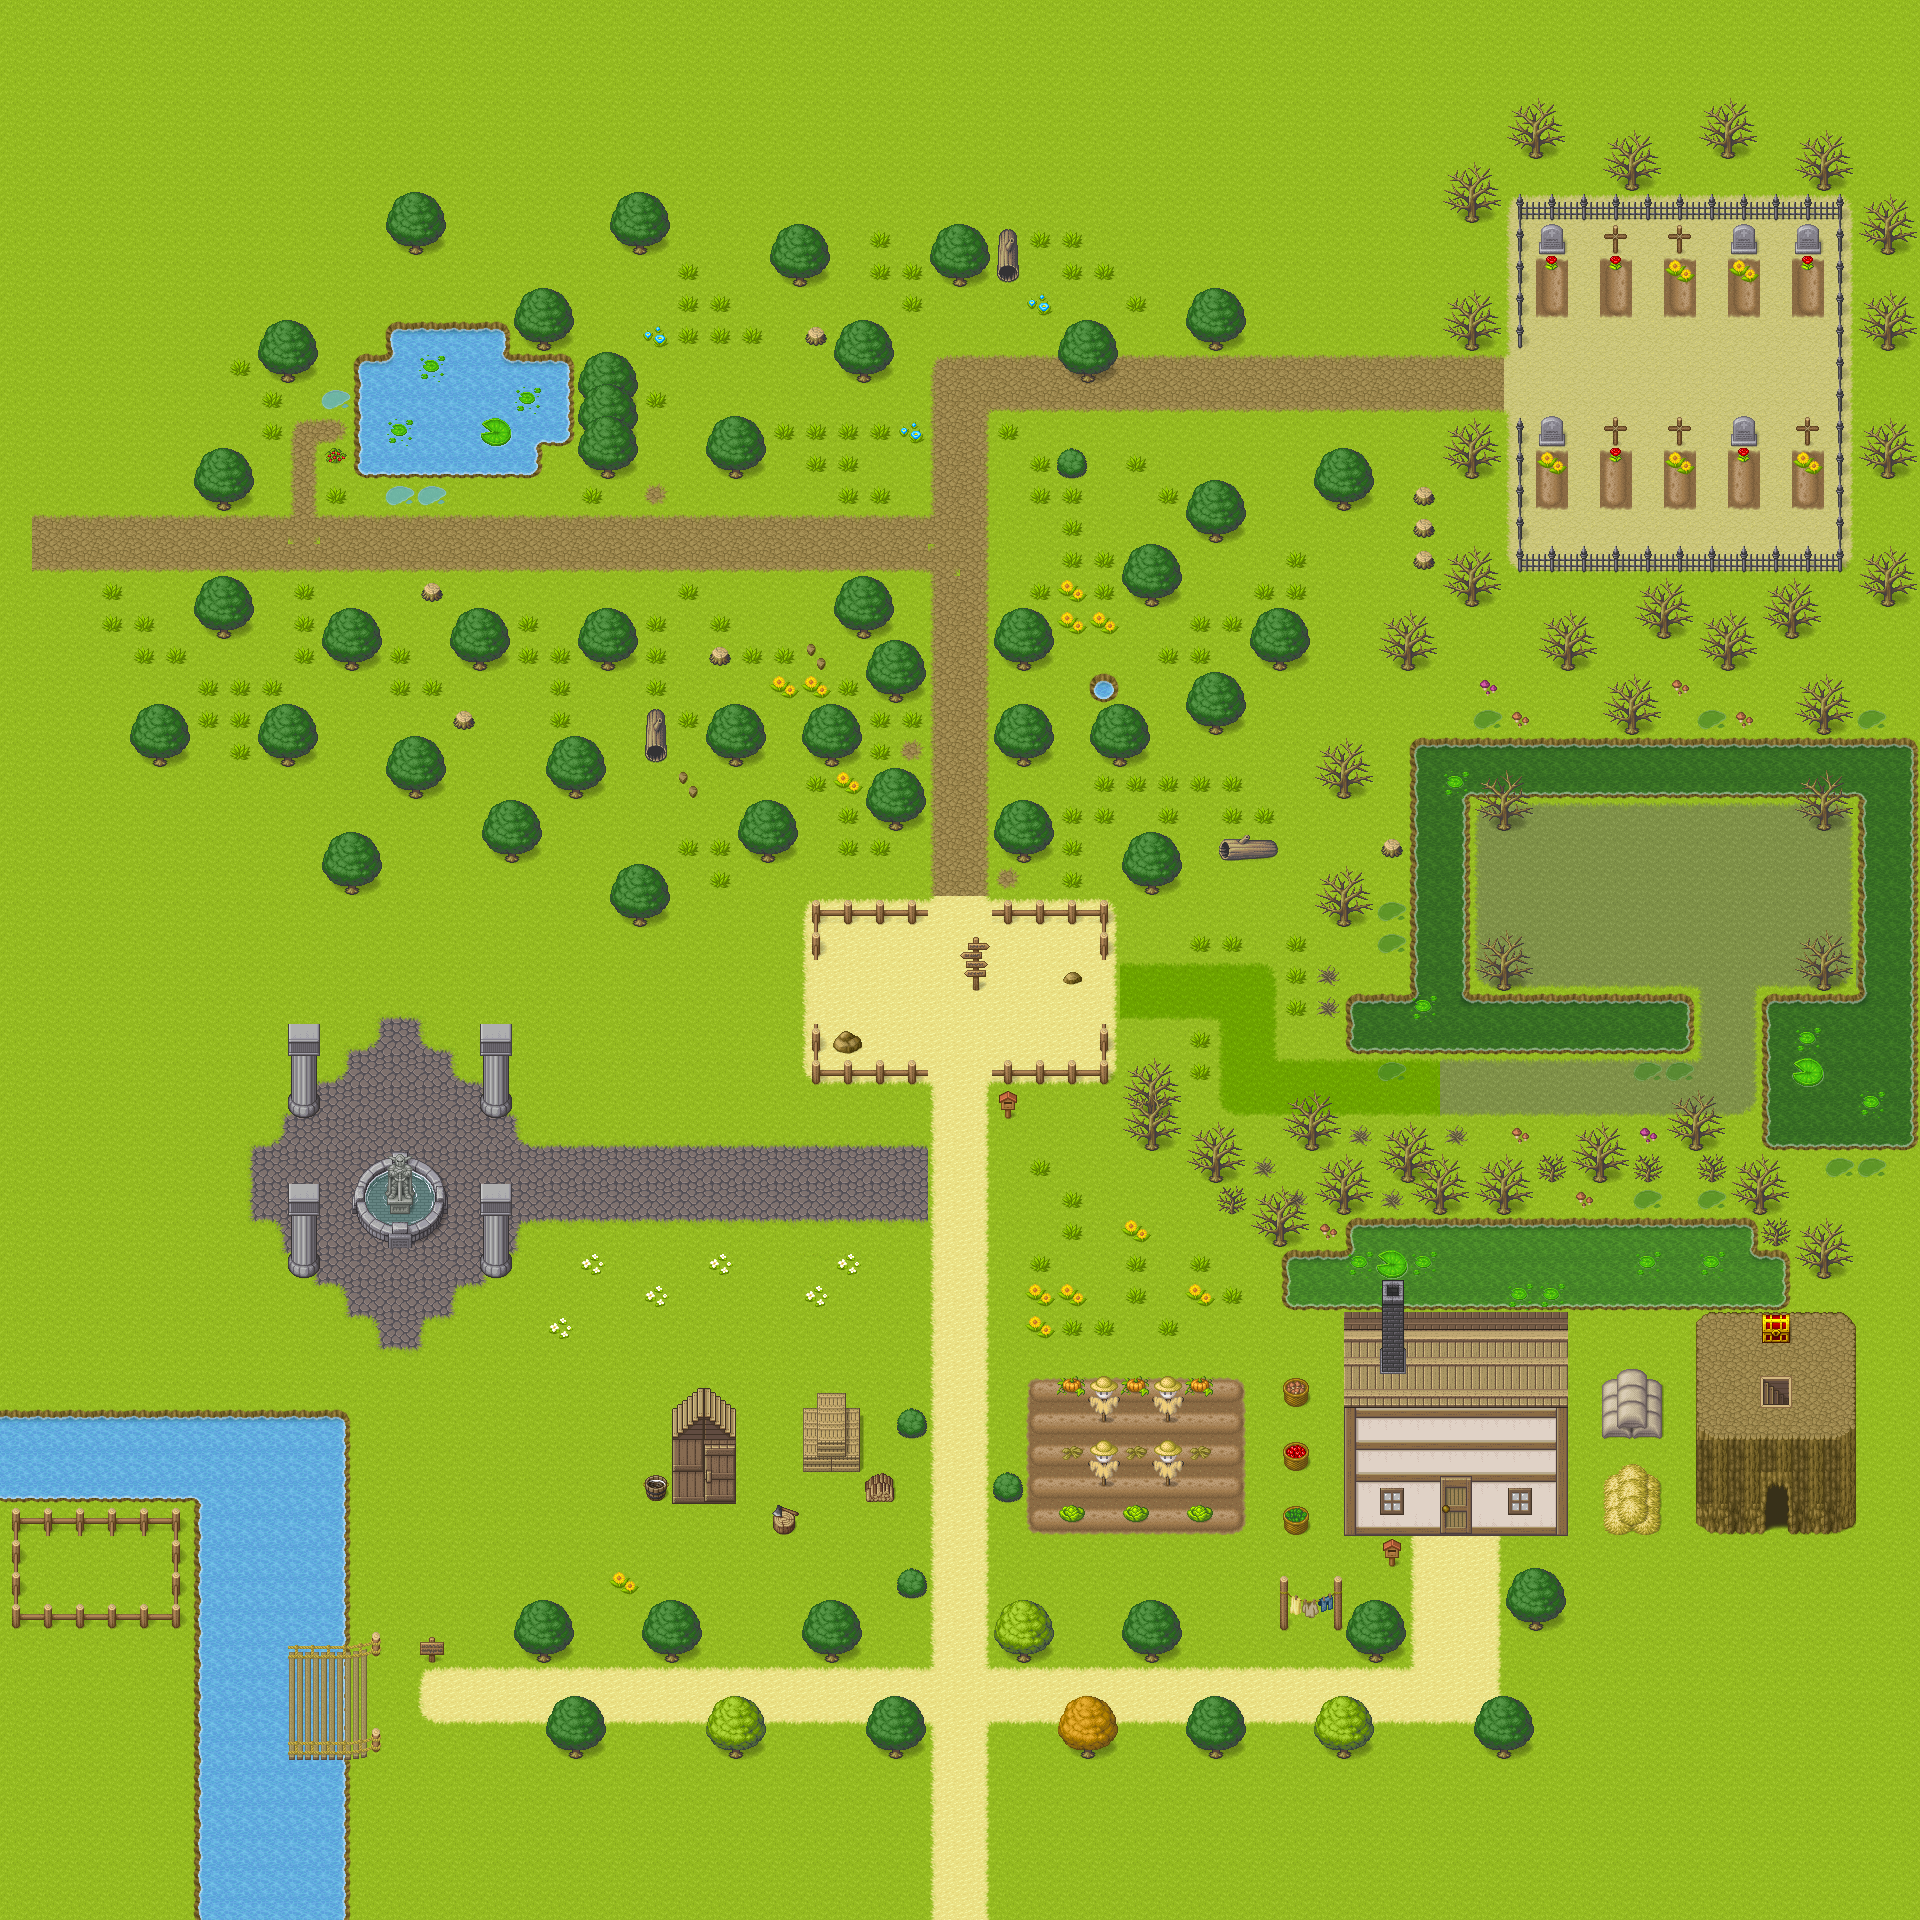

A level layout from a 2D game, rendered from its tile map. Below: a short description, then the map file with tile-grid data replaced by summaries:
An orthogonal 60x60 tile map with 32x32 px tiles, 7 tile layers (base_ground, top_ground, water, midground, ...), 1 hidden layer not drawn, 3 tilesets and 245 objects (8x Wood, 7x Apple, 3x Attack_Book, 3x Speed_Book, 2x Simple/pumpkin, ...).

<map version="1.4" tiledversion="1.4.2" orientation="orthogonal" renderorder="right-down" width="60" height="60" tilewidth="32" tileheight="32" infinite="0" nextlayerid="18" nextobjectid="328">
 <tileset firstgid="1" source="[A]Grass_pipo.tsx" />
 <tileset firstgid="529" source="[A]Water_pipo.tsx" />
 <tileset firstgid="3601" source="[Base]BaseChip_pipo.tsx" />
 <layer id="1" name="base_ground" width="60" height="60">
  <data>[3600 cells, 3502 non-empty, 54 distinct tile ids]</data>
 </layer>
 <layer id="10" name="top_ground" width="60" height="60">
  <data>[3600 cells, 177 non-empty, 34 distinct tile ids]</data>
 </layer>
 <layer id="2" name="water" width="60" height="60">
  <data>[3600 cells, 246 non-empty, 29 distinct tile ids]</data>
 </layer>
 <layer id="3" name="midground" width="60" height="60">
  <data>[3600 cells, 679 non-empty, 133 distinct tile ids]</data>
 </layer>
 <layer id="9" name="decoration_midground" width="60" height="60">
  <data>[3600 cells, 18 non-empty, 8 distinct tile ids]</data>
 </layer>
 <layer id="4" name="foreground" width="60" height="60">
  <data>[3600 cells, 264 non-empty, 40 distinct tile ids]</data>
 </layer>
 <layer id="8" name="decoration_foreground" width="60" height="60">
  <data>[3600 cells, 13 non-empty, 9 distinct tile ids]</data>
 </layer>
 <layer id="14" name="AStar" width="60" height="60" visible="0">
  <data>[3600 cells, 254 non-empty, 1 distinct tile ids]</data>
 </layer>
 <objectgroup id="6" name="OBJECTS_LAYER">
  <object id="237" type="Apple" gid="4582" x="1270" y="1489.83" width="32" height="32" />
  <object id="239" type="Attack_Book" gid="4553" x="302.833" y="1147.67" width="32" height="32" />
  <object id="240" type="Speed_Book" gid="4555" x="358" y="1795" width="32" height="32" />
  <object id="278" type="Wood" gid="3645" x="898.167" y="1818" width="32" height="32" />
  <object id="279" type="Speed_Book" gid="4555" x="1259.5" y="1653.5" width="32" height="32" />
  <object id="280" type="Apple" gid="4582" x="1764.5" y="272.5" width="32" height="32" />
  <object id="285" type="Speed_Book" gid="4555" x="1792" y="534.667" width="32" height="32" />
  <object id="286" type="Attack_Book" gid="4553" x="1550" y="288.667" width="32" height="32" />
  <object id="287" type="Wood" gid="3645" x="516" y="1773.33" width="32" height="32" />
  <object id="288" type="Wood" gid="3645" x="1185.33" y="608.667" width="32" height="32" />
  <object id="289" type="Wood" gid="3645" x="802" y="418.667" width="32" height="32" />
  <object id="290" type="Wood" gid="3645" x="639.333" y="510" width="32" height="32" />
  <object id="291" type="Wood" gid="3645" x="512.667" y="702" width="32" height="32" />
  <object id="292" type="Wood" gid="3645" x="640.667" y="833.333" width="32" height="32" />
  <object id="293" type="Wood" gid="3645" x="1254.67" y="1759.33" width="32" height="32" />
  <object id="322" type="Apple" gid="4582" x="1478.5" y="852" width="32" height="32" />
  <object id="323" type="Apple" gid="4582" x="1824" y="852.5" width="32" height="32" />
  <object id="324" type="Attack_Book" gid="4553" x="1810" y="1186" width="32" height="32" />
  <object id="325" type="Apple" gid="4582" x="904.667" y="1454.67" width="32" height="32" />
  <object id="326" type="Apple" gid="4582" x="646" y="1526.67" width="32" height="32" />
  <object id="327" type="Apple" gid="4582" x="626" y="1527.33" width="32" height="32" />
 </objectgroup>
 <objectgroup id="7" name="PLAYER_SPAWN_LAYER">
  <object id="249" name="START" type="PLAYER" x="959.333" y="1884.67">
   <properties>
    <property name="activated" type="bool" value="true" />
   </properties>
  </object>
 </objectgroup>
 <objectgroup id="11" name="ENEMIES_SPAWN_LAYER">
  <object id="69" name="E1" type="Balanced/skeleton" x="466" y="1697">
   <properties>
    <property name="Direction" value="Right" />
   </properties>
  </object>
  <object id="70" name="E2" type="Simple/pumpkin" x="1077" y="1588">
   <properties>
    <property name="direction" value="Right" />
   </properties>
  </object>
  <object id="71" name="E3" type="Simple/pumpkin" x="556" y="1826">
   <properties>
    <property name="direction" value="Right" />
   </properties>
  </object>
  <object id="230" name="BOSS1" type="Boss/dark_skeleton" x="1806.3" y="367.318">
   <properties>
    <property name="direction" value="Left" />
   </properties>
  </object>
  <object id="275" name="GHOST" type="Boss/ghost" x="397" y="1132.33" />
  <object id="321" name="BOSS2" type="Boss/monster_king" x="1647.5" y="844">
   <properties>
    <property name="direction" value="Up" />
   </properties>
  </object>
 </objectgroup>
 <objectgroup id="12" name="NPCS_SPAWN_LAYER">
  <object id="217" name="NPC1" type="Dog/dog" x="92" y="1569">
   <properties>
    <property name="direction" value="Left" />
   </properties>
  </object>
  <object id="231" name="Hombre mayor" type="Villager/old_man" x="1454.67" y="1546">
   <properties>
    <property name="subtype" value="old_man" />
   </properties>
  </object>
  <object id="242" name="Random NPC" type="Cat/white_cat" x="1679.94" y="1675.15" />
  <object id="243" name="Chico joven" type="Villager/young_boy" x="1007.66" y="939.333" />
  <object id="245" name="Mujer desconocida" type="Villager/woman" x="1200.66" y="1484.67">
   <properties>
    <property name="direction" value="Left" />
   </properties>
  </object>
  <object id="246" name="Chica joven" type="Villager/young_girl" x="367.33" y="492.667" />
  <object id="282" name="Random NPC" type="Cat/black_cat" x="463.545" y="1483.34" />
 </objectgroup>
 <objectgroup id="5" name="COLLISION_LAYER">
  <object id="1" x="420" y="1637.5" width="23" height="17" />
  <object id="2" x="367.333" y="1633.33" width="14" height="23" />
  <object id="3" x="191.5" y="1748.83" width="177.667" height="10.1667" />
  <object id="4" x="194" y="1646.25" width="173" height="6.5" />
  <object id="5" x="370" y="1728.67" width="11.3333" height="22.6667" />
  <object id="16" x="14.3333" y="1612" width="154" height="13.3333" />
  <object id="17" x="10.3333" y="1531.33" width="10.6667" height="80.6667" />
  <object id="18" x="12.3333" y="1516.67" width="166" height="14.6667" />
  <object id="19" x="167.667" y="1530" width="14" height="93.3333" />
  <object id="21" x="1" y="1410" width="347" height="9" />
  <object id="22" x="1.5" y="1495.5" width="198" height="9" />
  <object id="23" x="340.5" y="1419.5" width="10" height="226" />
  <object id="24" x="193" y="1506" width="8" height="139" />
  <object id="25" x="342" y="1762" width="9" height="156" />
  <object id="31" x="1280" y="1601.5" width="58" height="15" />
  <object id="32" x="1346.5" y="1329" width="221" height="193" />
  <object id="33" x="1607" y="1476" width="50" height="46" />
  <object id="34" x="1602" y="1380" width="60" height="49" />
  <object id="35" x="1295" y="1517" />
  <object id="36" x="1295" y="1453" />
  <object id="37" x="1295" y="1388" />
  <object id="38" x="1071" y="1385" />
  <object id="39" x="1135" y="1385" />
  <object id="40" x="1198" y="1386" />
  <object id="43" x="1135" y="1454" />
  <object id="44" x="1200" y="1452" />
  <object id="45" x="1071" y="1451" />
  <object id="46" x="1071" y="1511" />
  <object id="48" x="1134" y="1513" />
  <object id="49" x="1199" y="1513" />
  <object id="52" x="1093" y="1410" width="20" height="13" />
  </objectgroup>
 <objectgroup id="17" name="LOCATIONS" locked="1">
  <!-- 5 objects omitted --></objectgroup>
</map>
<!-- 179 of 245 objects omitted -->
